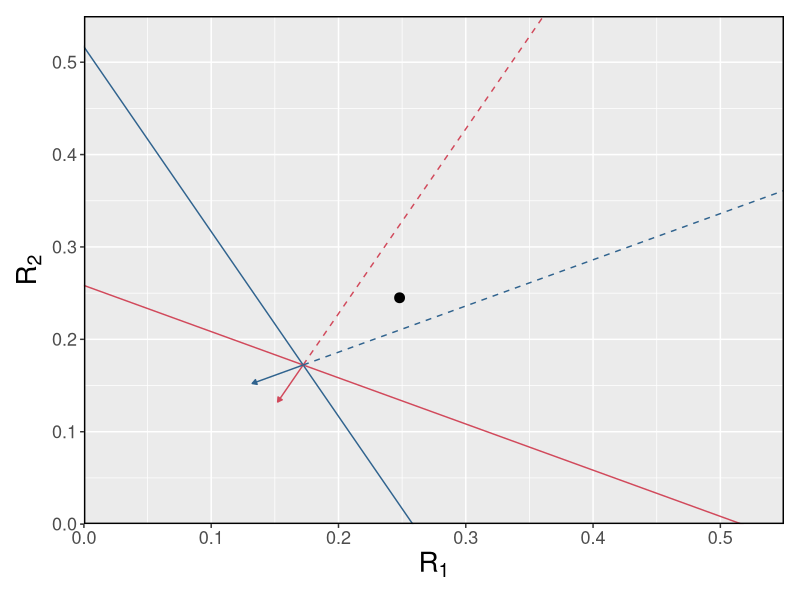
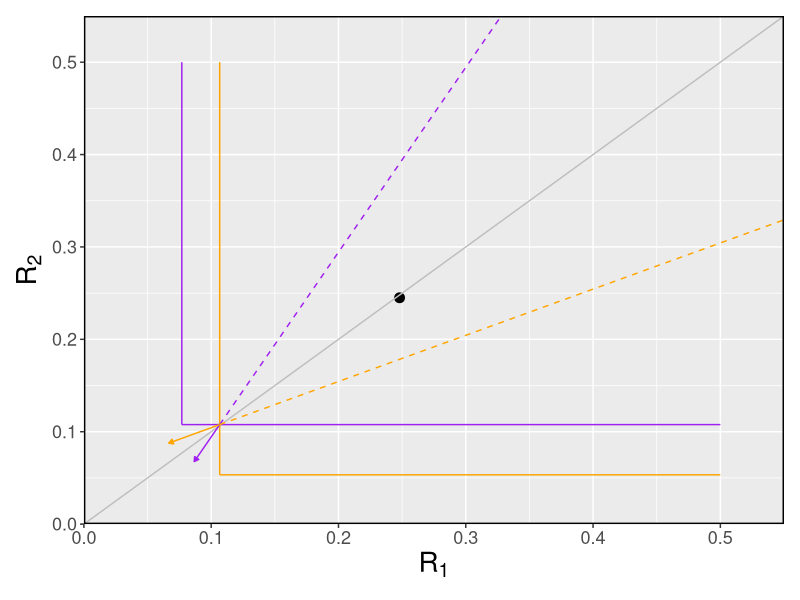

Here is the R script that generated these plots, in order:

#' ---
#' title: "Playing around with ZNGIs"
#' author: "Joey"
#' ---


#+
knitr::opts_chunk$set(echo = TRUE)
knitr::opts_chunk$set(message = FALSE)
knitr::opts_chunk$set(warning = FALSE)
knitr::opts_chunk$set(cache = TRUE)

#+ knitr::opts_chunk$set(message = FALSE)


library(tidyverse)
library(cowplot)

#' Setup Tilman's consumer resource model parameters, substitutable resources 

### Here species 1 is RED species 2 is BLUE

D = 0.7
c11 = 2; c12 = 4; c21 = 4; c22 = 2 ### cij = per capita consumption of comsumer i on resource j
w11 = 2; w12 = 4; w21 = 4; w22 = 2 ## wij = weighting factor that converts availability of resource j into consumer Ni
k1 = 0.4; k2 = 0.4
r1 = 1; r2 = 1
T1 = 0.1; T2 = 0.1

species1_consumption <- c12/c11
species2_consumption <- c22/c21

#' Calculate slope and intercept for the ZNGI's (get this from equation S3 in Ke and Letten)
slope.1 <-  - (w11 / w12)
slope.2 <-  - (w21 / w22)
y.inter.1 <-  (D * (k1 - T1) + r1 * T1) / (w12 * (r1 - D))
y.inter.2 <-  (w21 / w22) * (D * (k2 - T2) + r2 * T2) / (w21 * (r2 - D))


#' Calculate equilibrium resource values (when the ZNGIs cross each other, i.e. such that Ke and Letten equations S3.1 = S3.2)
B1 <-  y.inter.1
B2 <-  y.inter.2
Lamda.1 <-  (w11 / w12)
Lamda.2 <- (w21 / w22)
R1.star <-  (B1 - B2) / (Lamda.1 - Lamda.2)
R2.star <-  (B2 * Lamda.1 - B1 * Lamda.2) / (Lamda.1 - Lamda.2)  


#' Supply points
S1 <-  0.248; S2 <-  0.245

# plot settings
mylims.x <-  0.55
mylims.y <-  0.55


#' get all the parameters together
ZNGI.df <-  data.frame(blue = c(R1.star), red = c(R2.star))
params_df <- data.frame(c11, c21, c22, c12, R1.star, R2.star)


#' plot it!
ggplot(ZNGI.df, aes(x=blue, y=red)) +   
	geom_point(x = S1, y = S2, size = 3) +
	geom_abline(intercept = y.inter.1, slope = slope.1, col ='#d1495b', size = 0.5) + ## red species' ZNGI
	geom_abline(intercept = y.inter.2, slope = slope.2, col ='#30638e', size = 0.5) + ## blue species' ZNGI
	coord_cartesian(expand = 0, ylim=c(0, mylims.y), xlim = c(0, mylims.x)) +
	
	geom_segment(data = params_df, 
				 aes(x = R1.star, y = R2.star, xend = R1.star-c11/100, yend = R2.star-c12/100),
				 size = 0.5, 
				 col='#d1495b', 
				 arrow = arrow(type = "closed", length = unit(0.05, "inches"))) + 
	geom_segment(data = params_df, 
				 aes(x = R1.star, y = R2.star, xend = R1.star-c21/100, yend = R2.star-c22/100), 
				 size = 0.5, col='#30638e', 
				 arrow = arrow(type = "closed", length = unit(0.05, "inches"))) + 
	geom_segment(data = params_df, 
				 aes(x = R1.star, y = R2.star, xend = R1.star+c11, yend = R2.star+c12), 
				 size = 0.5, 
				 col='#d1495b', 
				 linetype = 2) + 
	geom_segment(data = params_df, 
				 aes(x = R1.star, y = R2.star, xend = R1.star+c21, yend = R2.star+c22), 
				 size = 0.5, 
				 col='#30638e', 
				 linetype = 2) + 
	xlab(expression(R[1])) + 
	ylab(expression(R[2])) +
	
	theme(legend.position = "none", 
		  plot.margin = unit(c(0.8,0.8,0.8,0.8), "lines"),
		  axis.text = element_text(size=13),
		  axis.title=element_text(size=20)) +
	panel_border(colour = "black")

### now for essential resources


## define parameters

m_1 <- 0.2 
m_2 <- 0.2
k_12 <- 0.5
k_11 <- 0.7
k_21 <- 0.8
k_22 <- 0.4
r_1 <- 1.5
r_2 <- 1.7

## R star for species 1, resource 2
R_12 <- (m_1*k_12)/(r_1 - m_1)

## R star for species 1, resource 1
R_11 <- (m_1*k_11)/(r_1 - m_1)

## R star for species 2, resource 1
R_21 <- (m_2*k_21)/(r_2 - m_2)

## R star for species 2, resource 2
R_22 <- (m_2*k_22)/(r_2 - m_2)


#' plot it!
ggplot(ZNGI.df, aes(x=orange, y=purple)) + geom_point(x = S1, y = S2, size = 3) +
	coord_cartesian(expand = 0, ylim=c(0, mylims.y), xlim = c(0, mylims.x)) +
	geom_abline(slope = 1, intercept = 0, color = "grey") +
	
	## species 1 ZNGIs
	geom_segment(aes(x = R_12, y = R_11, xend = 0.5, yend = R_11), size = 0.5, col='purple') +
	geom_segment(aes(x = R_12, y = R_11, xend = R_12, yend = 0.5), size = 0.5, col='purple') +
	
	## species 2 ZNGIs
	geom_segment(aes(x = R_21, y = R_22, xend = 0.5, yend = R_22), size = 0.5, col='orange') +
	geom_segment(aes(x = R_21, y = R_22, xend = R_21, yend = 0.5), size = 0.5, col='orange') +
	
	geom_segment(aes(x = R_21, y = R_11, xend = R_21 + c11, yend = R_11 + c12),
				 size = 0.5, col='purple', linetype = 2) +
	
	geom_segment(aes(x = R_21, y = R_11, xend = R_21-c11/100, yend = R_11-c12/100),
				 size = 0.5, col='purple', arrow = arrow(type = "closed", length = unit(0.05, "inches"))) +

	geom_segment(aes(x = R_21, y = R_11, xend = R_21 + c21, yend = R_11 + c22), size = 0.5, col='orange', 
				 linetype = 2) + 
	geom_segment(aes(x = R_21, y = R_11, xend = R_21-c21/100, yend = R_11-c22/100), 
				 size = 0.5, col='orange', 
				 arrow = arrow(type = "closed", length = unit(0.05, "inches"))) + 
	xlab(expression(R[1])) + 
	ylab(expression(R[2])) +
	
	theme(legend.position = "none", 
		  plot.margin = unit(c(0.8,0.8,0.8,0.8), "lines"),
		  axis.text = element_text(size=13),
		  axis.title=element_text(size=20)) +
	panel_border(colour = "black")

